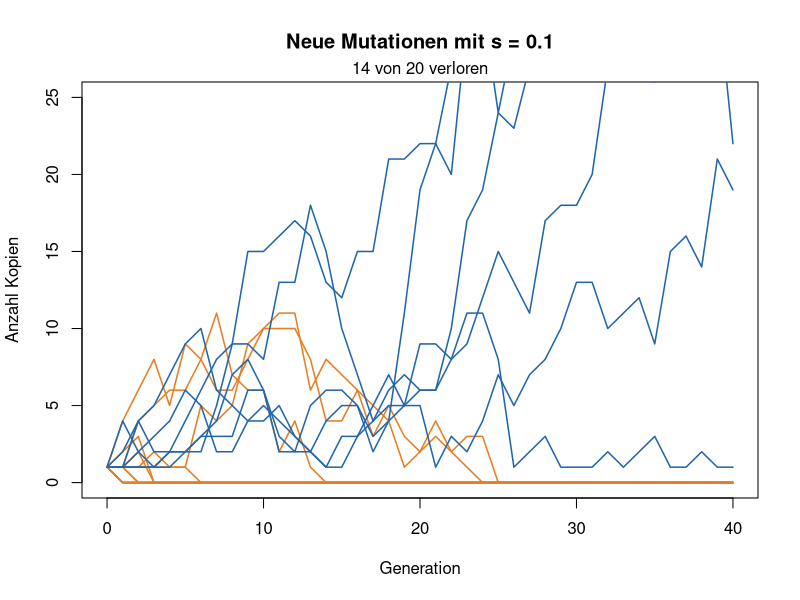
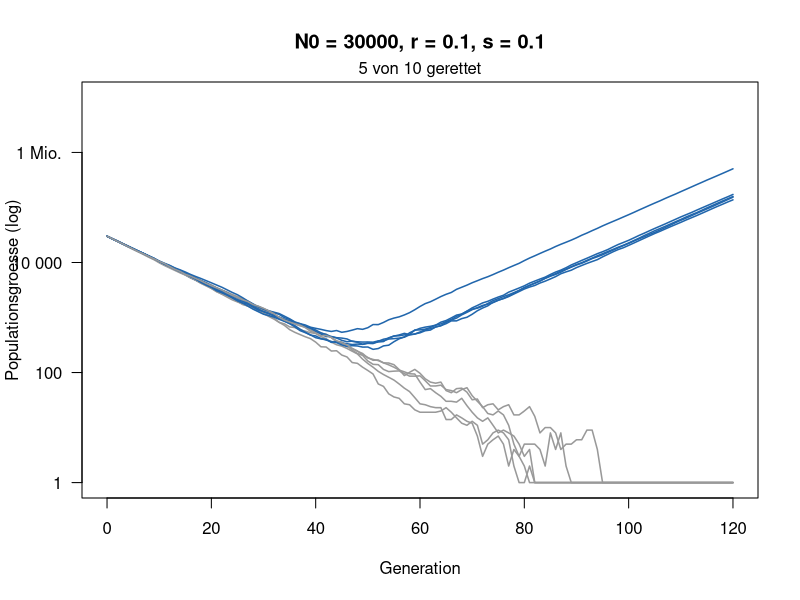

These charts were generated, in order, by the following R code:
# Woche 10 — Notebook (nur R, base R)
# Mutation und Rettung: Etablierung einer Kopie und evolutionaere Rettung
# In RStudio: Working Directory = weeks/week-10, dann Zeile fuer Zeile ausfuehren.
# Ausfuehren, Zahlen aendern, Aufgaben beantworten.

# Eine neue Mutation beginnt mit einer Kopie. Auch wenn sie vorteilhaft ist, geht sie oft durch Zufall verloren. Heute simulieren Sie zuerst, wie oft sich eine solche Mutation etabliert. Danach schrumpft eine Population, weil die Umwelt schlecht wird (z. B. ein Antibiotikum). Kann eine resistente Mutation sie retten?
#
# Das Modell. Jedes Individuum hat eine zufaellige Zahl von Nachkommen:
#
# - Mutante (resistent): im Mittel 1 + s Nachkommen,
# - Wildtyp im neuen Stress: im Mittel 1 - r Nachkommen, die Population schrumpft also jede Generation um den Anteil r,
# - Jeder Wildtyp-Nachkomme ist mit Wahrscheinlichkeit U = 0.00001 eine neue Mutante.
#
# Die Abbildungen.
#
# - Teil 1: x-Achse Generation, y-Achse Anzahl Kopien einer Mutation. Blau: ueberlebt, orange: verloren.
# - Teil 3: x-Achse Generation, y-Achse Populationsgroesse auf einer log-Skala (1, 10, 100, …). Blau: gerettet, grau: ausgestorben.

# --- Auftrag ---
#
# 1. Verfolgen Sie einzelne neue Mutationen und schaetzen Sie, wie oft sie sich etablieren.
# 2. Simulieren Sie eine schrumpfende Population und schaetzen Sie, wie oft sie gerettet wird.
# 3. Finden Sie heraus, wie Rettung von der Startgroesse N_0 und vom Rueckgang r abhaengt.
# 4. Bonus: Wie viel eher mussten Elefanten ohne Stosszaehne den Krieg ueberleben?

# ===========================================================================
# 0 · Funktionen
# ===========================================================================
#
# Einfach ausfuehren.

# Eine Mutation ueber die Zeit: jede Kopie hat im Mittel 1 + s Nachkommen
linie <- function(s, generationen = 40) {
  n <- numeric(generationen + 1)
  n[1] <- 1
  for (t in seq_len(generationen)) n[t + 1] <- rpois(1, n[t] * (1 + s))
  n
}

zeige_linien <- function(s, anzahl = 20) {
  plot(NA, xlim = c(0, 40), ylim = c(0, 25), xlab = "Generation",
       ylab = "Anzahl Kopien", main = paste("Neue Mutationen mit s =", s))
  verloren <- 0
  for (i in seq_len(anzahl)) {
    n <- linie(s)
    weg <- n[41] == 0
    verloren <- verloren + weg
    lines(0:40, n, col = if (weg) "#e67e22" else "#2166ac", lwd = 1.5)
  }
  mtext(paste(verloren, "von", anzahl, "verloren"), side = 3, line = 0.2)
}

# 1 = etabliert (100 Kopien erreicht), 0 = verloren
schicksal <- function(s, grenze = 100) {
  n <- 1
  while (n > 0 && n < grenze) n <- rpois(1, n * (1 + s))
  as.numeric(n >= grenze)
}

schaetze_etablierung <- function(s, wiederholungen = 2000) {
  mean(replicate(wiederholungen, schicksal(s)))
}

# Eine schrumpfende Population: Wildtyp (1 - r), Mutanten (1 + s)
rettung_lauf <- function(N0, r, s, U = 1e-5, generationen = 120) {
  wt <- N0; mut <- 0
  N <- numeric(generationen + 1); N[1] <- N0
  for (t in seq_len(generationen)) {
    neu <- rbinom(1, wt, U)
    wt <- rpois(1, wt * (1 - r))
    mut <- min(rpois(1, mut * (1 + s)) + neu, 1e7)
    N[t + 1] <- wt + mut
  }
  N
}

zeige_rettung <- function(N0, r, s, anzahl = 10) {
  plot(NA, xlim = c(0, 120), ylim = c(1, 1e7), log = "y", xlab = "Generation",
       ylab = "Populationsgroesse (log)", yaxt = "n",
       main = paste0("N0 = ", N0, ", r = ", r, ", s = ", s))
  axis(2, at = 10^c(0, 2, 4, 6), labels = c("1", "100", "10 000", "1 Mio."), las = 1)
  gerettet <- 0
  for (i in seq_len(anzahl)) {
    N <- rettung_lauf(N0, r, s)
    ok <- N[121] > 0
    gerettet <- gerettet + ok
    lines(0:120, pmax(N, 1), col = if (ok) "#2166ac" else "grey60", lwd = 1.5)
  }
  mtext(paste(gerettet, "von", anzahl, "gerettet"), side = 3, line = 0.2)
}

# 1 = gerettet (1000 Mutanten), 0 = ausgestorben
rettung <- function(N0, r, s, U = 1e-5, grenze = 1000) {
  wt <- N0; mut <- 0
  repeat {
    neu <- rbinom(1, wt, U)
    wt <- rpois(1, wt * (1 - r))
    mut <- rpois(1, mut * (1 + s)) + neu
    if (mut >= grenze) return(1)
    if (wt + mut == 0) return(0)
  }
}

schaetze_rettung <- function(N0, r, s, wiederholungen = 300) {
  mean(replicate(wiederholungen, rettung(N0, r, s)))
}

# Naeherung (Orr & Unckless 2014)
formel <- function(N0, r, s, U = 1e-5) round(1 - exp(-2 * N0 * U * s / r), 2)

# ===========================================================================
# 1 · Eine neue Mutation
# ===========================================================================
#
# 20 neue Mutationen, jede startet mit einer Kopie und hat den Vorteil s = 0.1.

zeige_linien(s = 0.1)   # hier s aendern

# --- Aufgabe A ---
#
# 1. Wie viele der 20 Mutationen gehen verloren? Fuehren Sie den Block mehrmals aus.
# 2. Probieren Sie s = 0 und s = 0.3. Was aendert sich?
# 3. Warum geht eine vorteilhafte Mutation ueberhaupt verloren?

# ===========================================================================
# 2 · Wie oft etabliert sie sich?
# ===========================================================================
#
# schaetze_etablierung(s) simuliert 2000 neue Mutationen und gibt den Anteil zurueck, der sich etabliert (100 Kopien erreicht). Die Faustregel sagt: etwa 2s.

schaetze_etablierung(s = 0.1)   # hier s aendern
2 * 0.1                         # Faustregel

# --- Aufgabe B ---
#
# Fuellen Sie die Tabelle aus:
#
# | s | Simulation | Faustregel 2s |
# | 0.02 |  |  |
# | 0.05 |  |  |
# | 0.1 |  |  |
# | 0.2 |  |  |
#
# Wann passt die Faustregel gut, wann weniger?

# ===========================================================================
# 3 · Evolutionaere Rettung
# ===========================================================================
#
# Eine Population mit N_0 = 30\,000 Individuen geraet in Stress und schrumpft jede Generation um r = 10\,\%. Resistente Mutanten haben den Vorteil s = 0.1. Die Abbildung zeigt 10 Wiederholungen.

zeige_rettung(N0 = 30000, r = 0.1, s = 0.1)   # hier N0 oder r aendern

# --- Aufgabe C ---
#
# 1. Beschreiben Sie eine blaue Kurve: Was passiert zuerst, was danach?
# 2. Probieren Sie N_0 = 3000 und N_0 = 300\,000. Was aendert sich?
# 3. Probieren Sie r = 0.3 (mit N_0 = 30\,000). Was aendert sich?

# ===========================================================================
# 4 · Wie wahrscheinlich ist Rettung?
# ===========================================================================
#
# schaetze_rettung simuliert 300 Populationen und gibt den Anteil der geretteten zurueck. formel ist die Naeherung aus der Vorlesung.

schaetze_rettung(N0 = 30000, r = 0.1, s = 0.1)   # hier aendern
formel(N0 = 30000, r = 0.1, s = 0.1)             # gleich aendern

# --- Aufgabe D ---
#
# a) Startgroesse (r = 0.1, s = 0.1):
#
# | N_0 | Simulation | Formel |
# | 1 000 |  |  |
# | 10 000 |  |  |
# | 100 000 |  |  |
#
# b) Ab welchem N_0 wird etwa die Haelfte der Populationen gerettet?
#
# c) Was bedeutet das fuer Bakterien unter Antibiotika (Milliarden Zellen) und fuer eine bedrohte Art mit wenigen hundert Tieren (z. B. Tasmanische Teufel)?

# ===========================================================================
# 5 · Bonus: Elefanten ohne Stosszaehne
# ===========================================================================
#
# Im Gorongosa-Nationalpark (Mosambik) wurden im Buergerkrieg 1977-1992 ueber 90 % der
# Elefanten gewildert, fuer Elfenbein. Vor dem Krieg hatten 18.5 % der Weibchen keine
# Stosszaehne (n = 52), nach dem Krieg 50.9 % (n = 108) (Campbell-Staton et al. 2021).
#
# Der Krieg dauerte weniger als eine Elefantengeneration: ein Selektionsschritt wie in
# Woche 6. Ueberlebt ein stosszahnloses Weibchen w-mal eher, ist der neue Anteil
# p' = w p / (w p + (1 - p)).

p_vorher <- 0.185   # Anteil stosszahnloser Weibchen vor dem Krieg
w <- 1              # wie viel eher ueberleben stosszahnlose Weibchen? bitte aendern

p_nachher <- w * p_vorher / (w * p_vorher + (1 - p_vorher))
p_nachher           # beobachtet nach dem Krieg: 0.509

# --- Aufgabe E (Bonus) ---
# 1. Finden Sie w, bei dem p_nachher etwa 0.509 ist. Die Autoren schaetzen etwa 5.
# 2. Warum ist das stehende Variation und keine neue Mutation? Was haette eine neue
#    Mutation mit einer Kopie in dieser Zeit erreicht?
# 3. Bei den Toechtern, die nach dem Krieg geboren wurden, sind es 33 %, weniger als bei
#    ihren Muettern. Tipp: Eine stosszahnlose Mutter traegt das Allel nur einmal.
